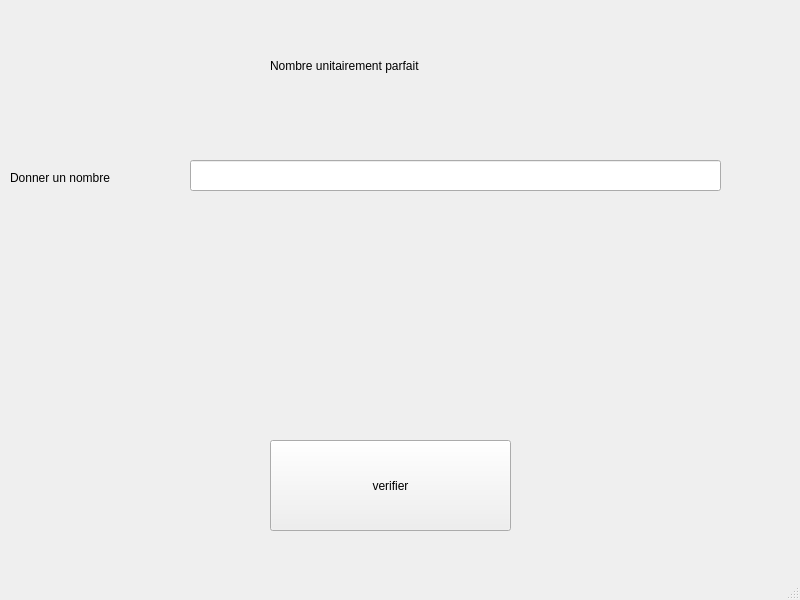
<?xml version="1.0" encoding="UTF-8"?>
<ui version="4.0">
 <class>MainWindow</class>
 <widget class="QMainWindow" name="MainWindow">
  <property name="geometry">
   <rect>
    <x>0</x>
    <y>0</y>
    <width>800</width>
    <height>600</height>
   </rect>
  </property>
  <property name="windowTitle">
   <string>MainWindow</string>
  </property>
  <widget class="QWidget" name="centralwidget">
   <widget class="QLabel" name="label">
    <property name="geometry">
     <rect>
      <x>270</x>
      <y>50</y>
      <width>241</width>
      <height>31</height>
     </rect>
    </property>
    <property name="text">
     <string>Nombre unitairement parfait</string>
    </property>
   </widget>
   <widget class="QLabel" name="label_2">
    <property name="geometry">
     <rect>
      <x>10</x>
      <y>170</y>
      <width>111</width>
      <height>16</height>
     </rect>
    </property>
    <property name="text">
     <string>Donner un nombre</string>
    </property>
   </widget>
   <widget class="QLabel" name="b">
    <property name="geometry">
     <rect>
      <x>210</x>
      <y>290</y>
      <width>341</width>
      <height>121</height>
     </rect>
    </property>
    <property name="text">
     <string/>
    </property>
   </widget>
   <widget class="QPushButton" name="c">
    <property name="geometry">
     <rect>
      <x>270</x>
      <y>440</y>
      <width>241</width>
      <height>91</height>
     </rect>
    </property>
    <property name="text">
     <string>verifier</string>
    </property>
   </widget>
   <widget class="QLineEdit" name="a">
    <property name="geometry">
     <rect>
      <x>190</x>
      <y>160</y>
      <width>531</width>
      <height>31</height>
     </rect>
    </property>
   </widget>
  </widget>
  <widget class="QMenuBar" name="menubar">
   <property name="geometry">
    <rect>
     <x>0</x>
     <y>0</y>
     <width>800</width>
     <height>26</height>
    </rect>
   </property>
  </widget>
  <widget class="QStatusBar" name="statusbar"/>
 </widget>
 <resources/>
 <connections/>
</ui>
